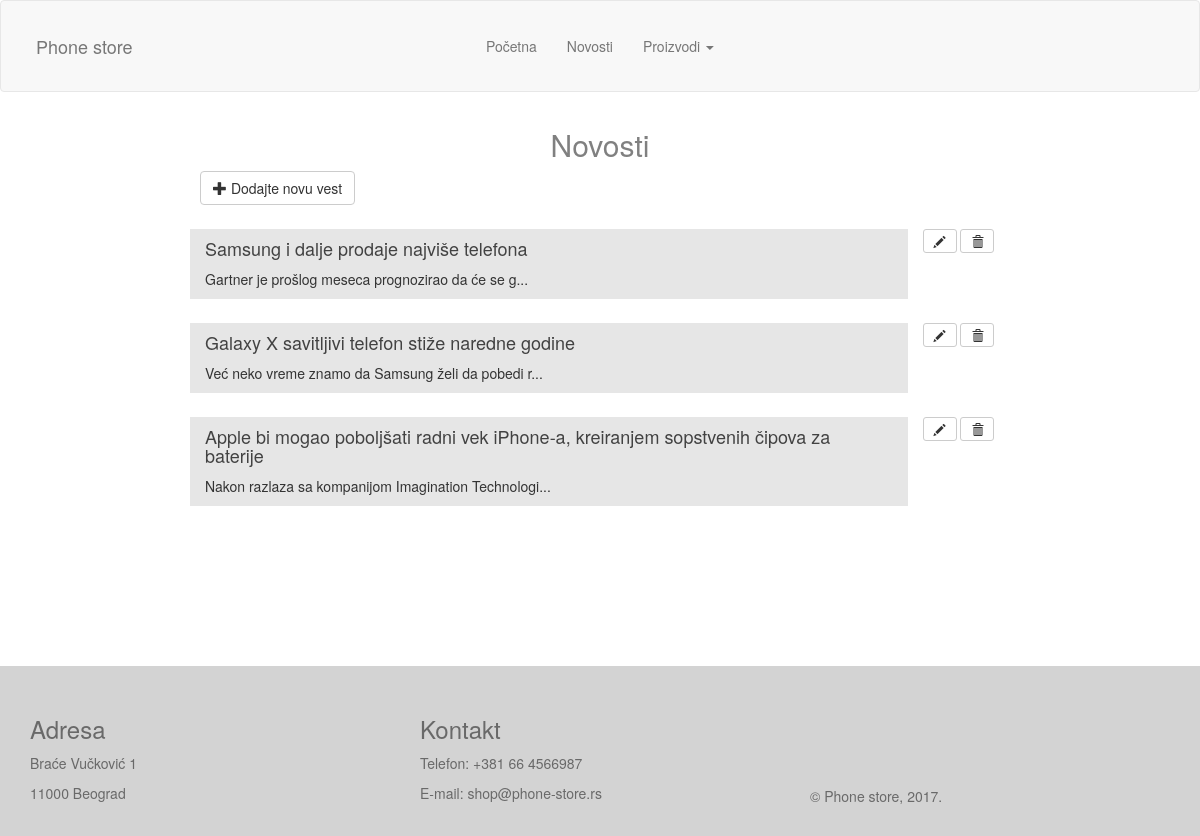
Screenshot of /vesti.php with the database file from the repository.
### tables this page shows
CREATE TABLE `vest` (
  `id` int(10) unsigned NOT NULL AUTO_INCREMENT,
  `naslov` varchar(100) DEFAULT NULL,
  `tekst` text,
  `nazivSlike` varchar(50) DEFAULT NULL,
  PRIMARY KEY (`id`)
);

### vesti.php (called while the page is built)
<?php
include 'init.php';
$vesti = Vest::vratiSveVesti();
include 'view/vest/vesti.php';

### init.php (called while the page is built, shortened)
<?php
spl_autoload_register(function($className) {
    $directories = array('controller/','model/','common/');
});

### common/DBBroker.php (called while the page is built, shortened)
<?php
class DBBroker
{
    private static $instance;
    protected $pdo;
    private function connect()
    {
        if (is_null($this->pdo)) {
            try {
                $this->pdo = new PDO('mysql:host=localhost;dbname=store', 'root', '');
            } catch (\PDOException $ex) {
                throw $ex;
            } catch (\Exception $e) {
                throw $e;
            }
        }
    }
    public static function getInstance()
    {
        if (is_null(self::$instance)) {
            self::$instance = new DBBroker();
            self::$instance->connect();
        }
        return self::$instance;
    }
    public function select($tableName, $attributes = '*', $condition = null, $orderBy = null, $limit = null)
    {
        $this->setNames();
        $query = 'SELECT '  . $attributes . ' FROM ' . $tableName;
        $statement = $this->pdo->query($query);
        $resultSet = $statement->fetchAll(PDO::FETCH_ASSOC);
        return $resultSet;
    }
    private function setNames()
    {
        $this->pdo->query("SET NAMES utf8");
    }
}

### model/Vest.php (called while the page is built, shortened)
<?php
class Vest
{
    private $id;
    private $naslov;
    private $tekst;
    public function __construct($id, $naslov, $tekst, $nazivSlike)
    {
        $this->id = $id;
        $this->naslov = $naslov;
        $this->tekst = $tekst;
    }
    public function getId()
    {
        return $this->id;
    }
    public function getNaslov()
    {
        return $this->naslov;
    }
    public function getTekst()
    {
        return $this->tekst;
    }
    public static function vratiSveVesti($uslov = null, $orderBy = null, $limit = null)
    {
        $vesti = array();
        $db = DBBroker::getInstance();
        $resultSet = $db->select('vest','*', $uslov, $orderBy, $limit);
        foreach ($resultSet as $row) {
            $vesti[] = new Vest($row['id'], $row['naslov'], $row['tekst'], $row['nazivSlike']);
        }
        return $vesti;
    }
}

### view/vest/vesti.php (the view, shortened to what this page needs)
<h2>Novosti</h2>
<div class="news-wrapper">
    <div class="row col-md-offset-2">
        <button type="button" class="add btn btn-default">
            <span class="glyphicon glyphicon-plus"></span>&nbsp;Dodajte novu vest
        </button>
    </div>
    <?php foreach ($vesti as $vest) { ?>
        <div class="row vestDiv">
            <div class="naslovVesti col-md-offset-2  col-md-7">
                <p><h4><a href="/prikaziVest?id=<?=$vest->getId()?>"><?=$vest->getNaslov()?></a></h4></p>
                <p><?=substr(strip_tags($vest->getTekst()), 0, 50) . '...'; ?></p>
            </div>
            <div class="col-md-2">
                <button data-id="<?=$vest->getId()?>"
                        class="edit btn btn-default btn-sm">
                    <span class="glyphicon glyphicon-pencil" title="Izmeni"></span>
                </button>
                <button data-id="<?=$vest->getId()?>"
                        class="delete btn btn-default btn-sm">
                    <span class="glyphicon glyphicon-trash" title="Obrisi"></span>
                </button>
            </div>
        </div>
    <?php } ?>
</div>
<br><br><br><br><br><br><br><br>
<?php
include ROOT . 'view/layout.php';
?>

### view/vest/vesti.php (style rules this page uses)
h2 { text-align: center; color: gray; margin-top: 3%; }
a, a:hover { text-decoration: none; color: #424242; }
.vestDiv { padding-top: 2%; }
.naslovVesti { background-color: #E6E6E6; }

### rows the page displays
vest: naslov "Samsung i dalje prodaje najviše telefona", tekst "Gartner je prošlog meseca prognozirao da će se g"
vest: naslov "Galaxy X savitljivi telefon stiže naredne godine", tekst "Već neko vreme znamo da Samsung želi da pobedi r"
vest: naslov "Apple bi mogao poboljšati radni vek iPhone-a, kreiranjem sopstvenih čipova za baterije", tekst "Nakon razlaza sa kompanijom Imagination Technologi"
